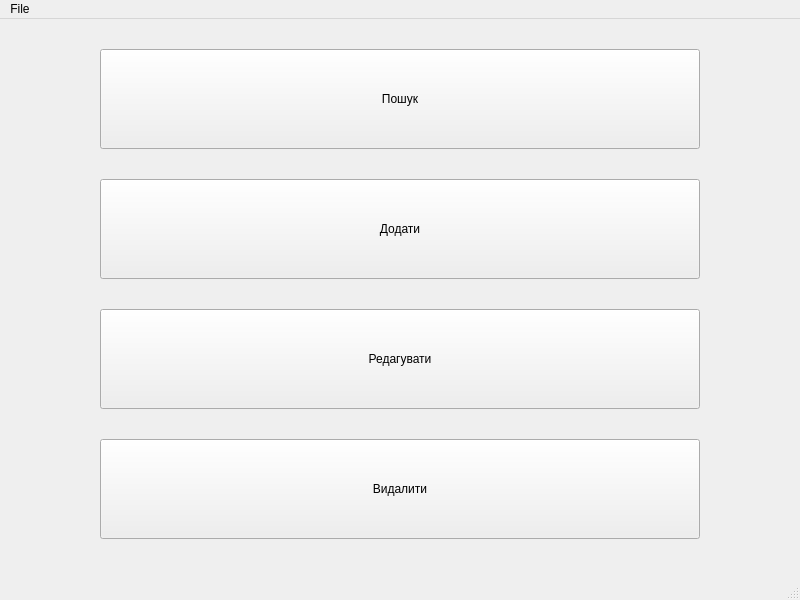
<?xml version="1.0" encoding="UTF-8"?>
<ui version="4.0">
 <class>MainWindow</class>
 <widget class="QMainWindow" name="MainWindow">
  <property name="geometry">
   <rect>
    <x>0</x>
    <y>0</y>
    <width>800</width>
    <height>600</height>
   </rect>
  </property>
  <property name="windowTitle">
   <string>MainWindow</string>
  </property>
  <widget class="QWidget" name="centralwidget">
   <widget class="QPushButton" name="pushButtonAdd">
    <property name="geometry">
     <rect>
      <x>100</x>
      <y>160</y>
      <width>600</width>
      <height>100</height>
     </rect>
    </property>
    <property name="text">
     <string>Додати</string>
    </property>
   </widget>
   <widget class="QPushButton" name="pushButtonSearch">
    <property name="geometry">
     <rect>
      <x>100</x>
      <y>30</y>
      <width>600</width>
      <height>100</height>
     </rect>
    </property>
    <property name="text">
     <string>Пошук</string>
    </property>
   </widget>
   <widget class="QPushButton" name="pushButtonEdit">
    <property name="geometry">
     <rect>
      <x>100</x>
      <y>290</y>
      <width>600</width>
      <height>100</height>
     </rect>
    </property>
    <property name="text">
     <string>Редагувати</string>
    </property>
   </widget>
   <widget class="QPushButton" name="pushButtonDelete">
    <property name="geometry">
     <rect>
      <x>100</x>
      <y>420</y>
      <width>600</width>
      <height>100</height>
     </rect>
    </property>
    <property name="text">
     <string>Видалити</string>
    </property>
   </widget>
  </widget>
  <widget class="QMenuBar" name="menubar">
   <property name="geometry">
    <rect>
     <x>0</x>
     <y>0</y>
     <width>800</width>
     <height>19</height>
    </rect>
   </property>
   <widget class="QMenu" name="menuFile">
    <property name="title">
     <string>File</string>
    </property>
    <addaction name="separator"/>
    <addaction name="actionSave"/>
    <addaction name="actionOpen"/>
   </widget>
   <addaction name="menuFile"/>
  </widget>
  <widget class="QStatusBar" name="statusbar"/>
  <action name="actionSave">
   <property name="text">
    <string>Save</string>
   </property>
  </action>
  <action name="actionOpen">
   <property name="text">
    <string>Open</string>
   </property>
  </action>
 </widget>
 <resources/>
 <connections/>
</ui>
